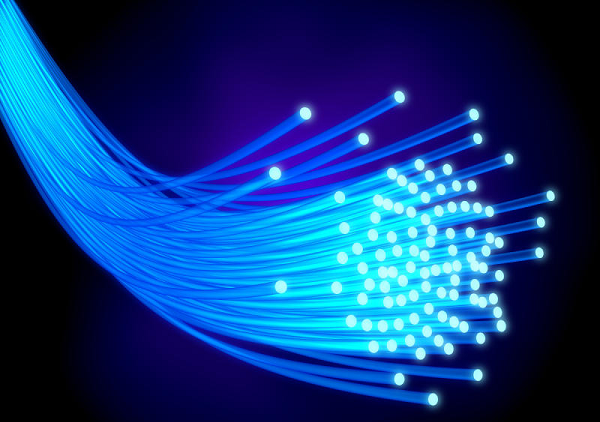
#> input picture fiber.jpg, 600 x 422 px
$ jupyter execute ComputerVision-lab.ipynb   (shell and % lines are left out)
#> lines starting #> are read from the running program, lines starting #| are printed output that depends on the picture
[cell 1]
import cv2
cv2.__version__

## 1) Begining

### 1-1)OpenCV

[cell 2]
#Reading an Image
import numpy as np

[cell 3]
import cv2
#from opencv_jupyter_ui import cv2_imshow

img = cv2.imread('fiber.jpg')
#> img is the input picture: shape (422, 600, 3); mean B, G, R 123.4, 57.9, 14.3
#cv2.imshow('1st',img)
#cv2.waitKey()
#cv2.destroyAllWindows()

[cell 4]
type(img)

[cell 5]
img.shape
#> Out = (422, 600, 3)

[cell 6]
print("Height(rows) of my image is ", img.shape[0])
#| Height(rows) of my image is  422

[cell 7]
cv2.imwrite('Fiber2.png', img)
#> Out = True

[cell 8]
cv2.imwrite('Fiber22.jpg', img)
#> Out = True

[cell 9]
import matplotlib.pyplot as plt

[cell 10]
plt.imshow(img)

[cell 11]
plt.imshow(img[...,::-1]) #Displays image in RGB format

[cell 12]
img2 = cv2.cvtColor(img, cv2.COLOR_BGR2RGB) #BGR to RGB
plt.imshow(img2)

[cell 13]
img2 = cv2.cvtColor(img, cv2.COLOR_BGR2GRAY)
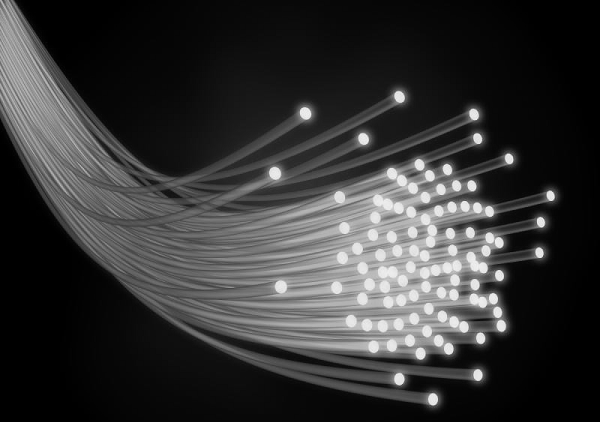
#> img2: shape (422, 600); min 0, max 242, mean 52.3
plt.imshow(img2)

[cell 14]
img2 = cv2.cvtColor(img, cv2.COLOR_BGR2HSV_FULL)
#> img2: shape (422, 600, 3); mean H, S, V 141.3, 211.4, 123.5
plt.imshow(img2)

#### 1-1-1) Editing Pixels

[cell 15]
img[250:350, 400:500,:] = 0 #black
plt.imshow(img[...,::-1]) #BGR o RGB

[cell 16]
img[250:350, 400:500,:] = 128 #Gray
plt.imshow(img[...,::-1]) #BGR o RGB

[cell 17]
img[250:350, 400:500,:] = 255 #white
plt.imshow(img[...,::-1]) #BGR o RGB

[cell 18]
img[250:350, 400:500,:] = (128, 0, 255) #BGR order
plt.imshow(img[...,::-1]) #BGR o RGB

[cell 19]
img[250:350, 400:500,:] = (255, 0, 255) #BGR order
plt.imshow(img[...,::-1]) #BGR o RGB

[cell 20]
img[250:350, 400:500,:] = (255, 255, 128) #BGR order
plt.imshow(img[...,::-1]) #BGR o RGB

[cell 21]
img[250:350, 400:500,:] = (128, 255, 0) #BGR order
plt.imshow(img[...,::-1]) #BGR o RGB

[cell 22]
img[250:350, 400:500,:] = (128, 0, 0) #BGR order
plt.imshow(img[...,::-1]) #BGR o RGB

[cell 23]
img[250:350, 400:500,:] = (0, 128, 0) #BGR order
plt.imshow(img[...,::-1]) #BGR o RGB

[cell 24]
img[250:350, 400:500,:] = (0, 128, 128) #BGR order
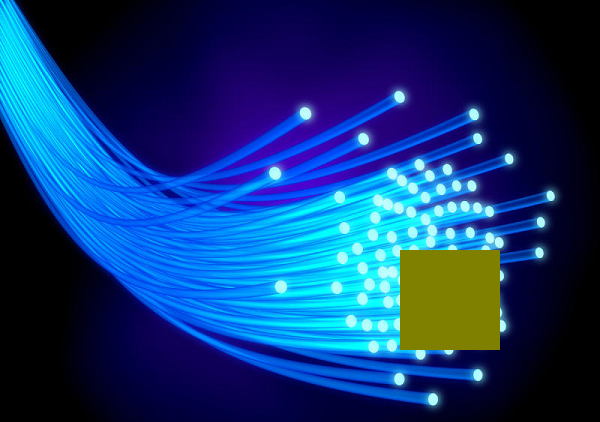
#> img: shape (422, 600, 3); mean B, G, R 114.4, 55.6, 16.5
plt.imshow(img[...,::-1]) #BGR o RGB

$ run again, with hanibal.jpg copied over fiber.jpg
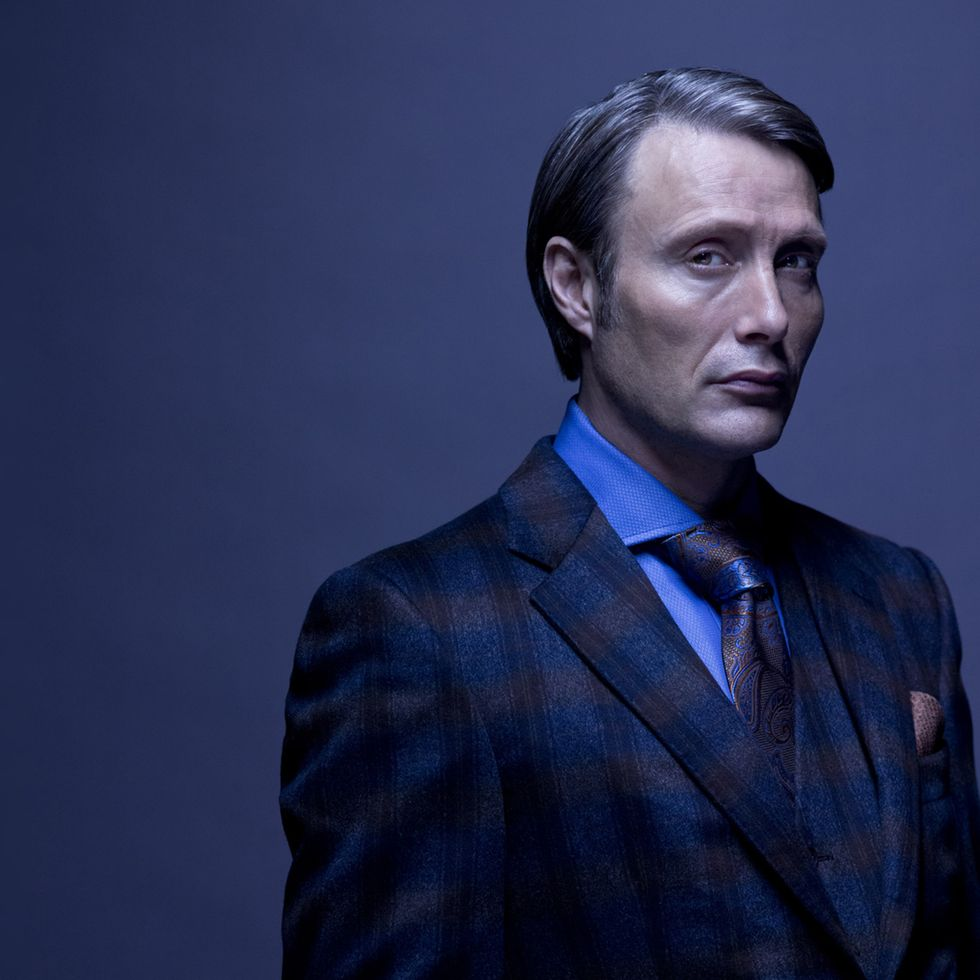
#> input picture hanibal.jpg, 980 x 980 px
#> img is the input picture: shape (980, 980, 3); mean B, G, R 82.5, 47.1, 40.1
#| Height(rows) of my image is  980
#> `cv2.imwrite('Fiber2.png', img)`: Out = True
#> `img2 = cv2.cvtColor(img, cv2.COLOR_BGR2GRAY)`:
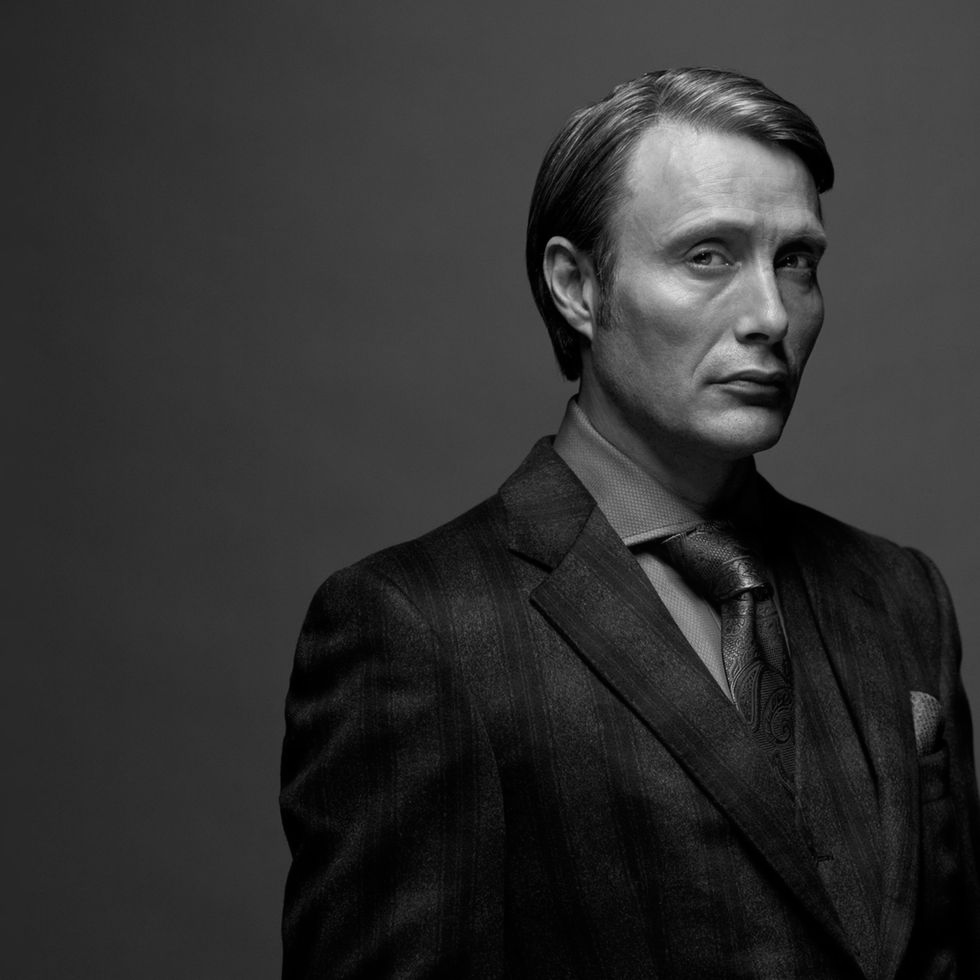
#> img2: shape (980, 980); min 0, max 229, mean 49.1
#> `img[250:350, 400:500,:] = (128, 0, 0)`:
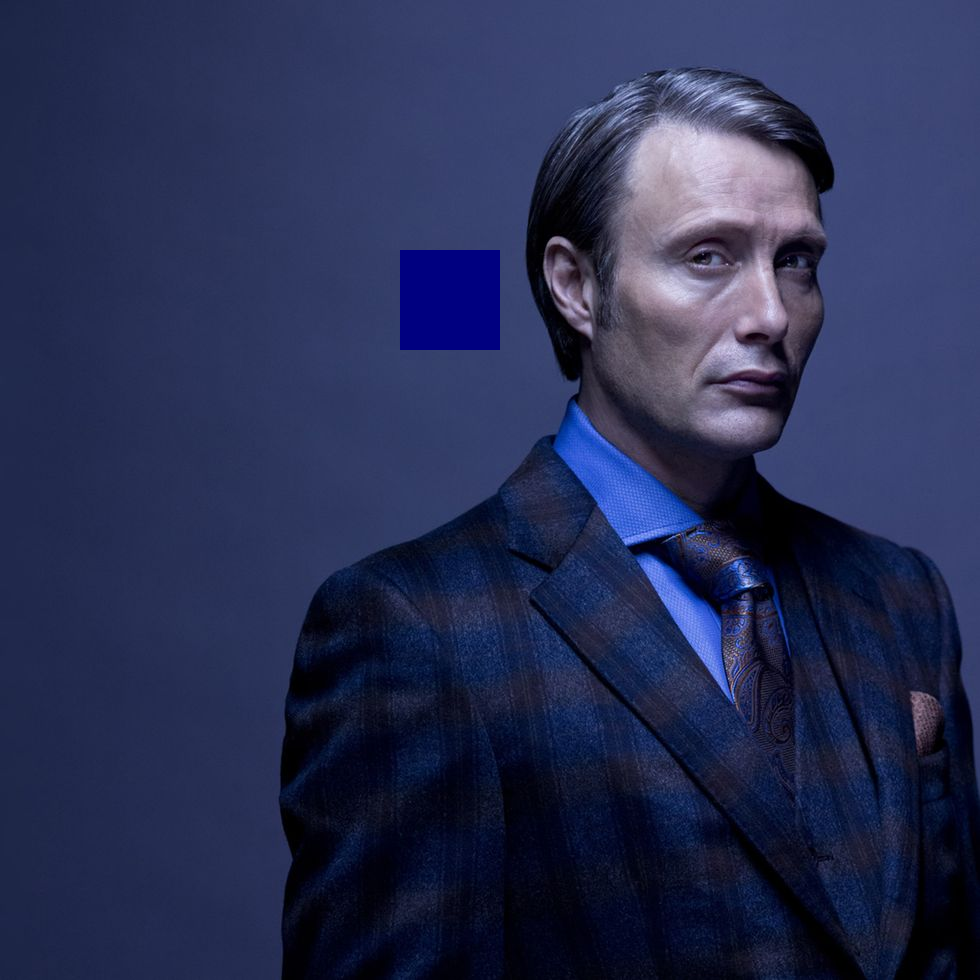
#> img: shape (980, 980, 3); mean B, G, R 82.7, 46.4, 39.5

$ run again, with imgg.jpg copied over fiber.jpg
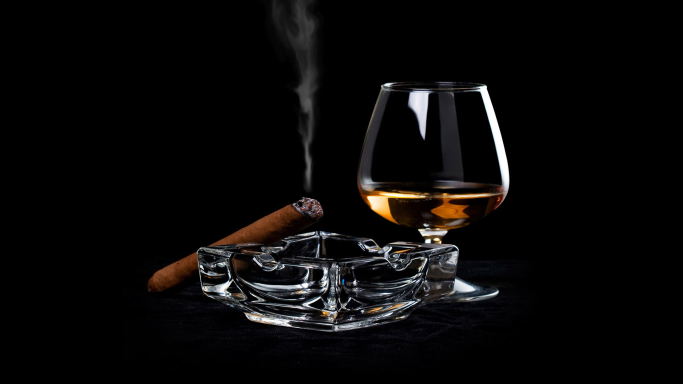
#> input picture imgg.jpg, 1366 x 768 px (shown at 1/2 size)
#> img is the input picture: shape (768, 1366, 3); mean B, G, R 9, 9.3, 10.3
#| Height(rows) of my image is  768
#> `cv2.imwrite('Fiber2.png', img)`: Out = True
#> `img[250:350, 400:500,:] = (0, 128, 128)`:
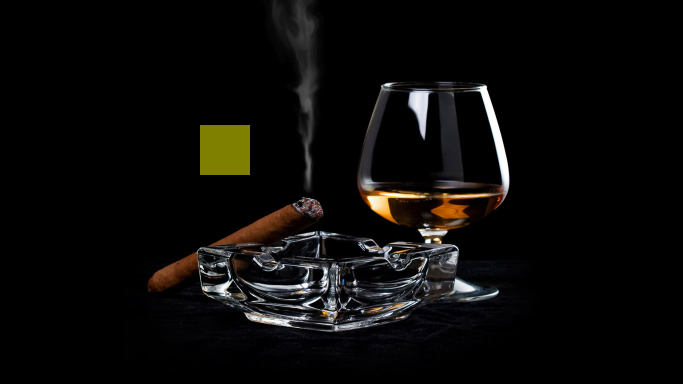
#> img: shape (768, 1366, 3) (shown at 1/2 size); mean B, G, R 9, 10.5, 11.5
